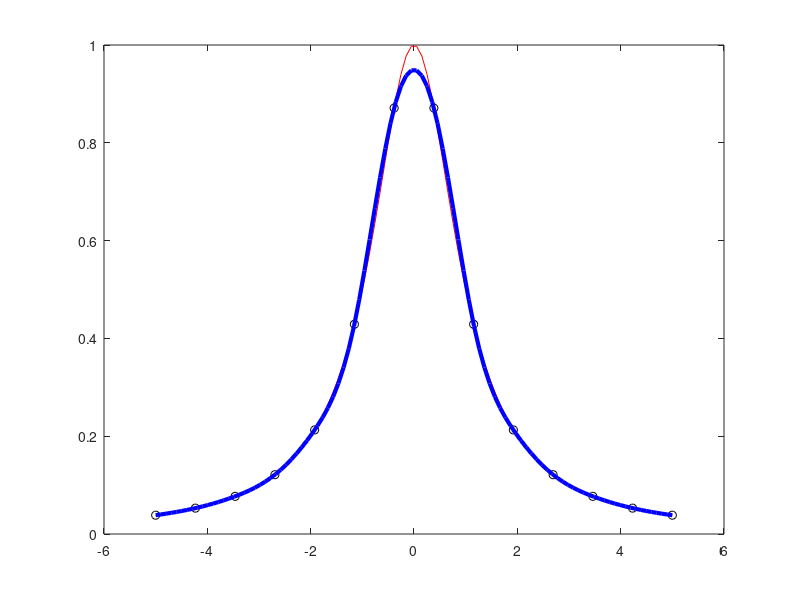

This figure's MATLAB source:
close all
clear all
clc
disp('***********************************************')
disp('*****************exercise_2_3*****************')
disp('***********************************************')

a = -5;
b = 5;
f = @(x) 1./(1+x.^2); 
xplot = linspace(a,b);
f_xplot = f(xplot);
for n = 6:4:14
    x = linspace(a,b,n);
    y = f(x);
    s = spline(x,y,xplot);
    plot(x,y,'ko',xplot,f_xplot,'r',xplot,s,'b','linewidth',3)
    err = norm(s-f_xplot,inf)
    pause
end    

disp('********************************************** END **********************************************')